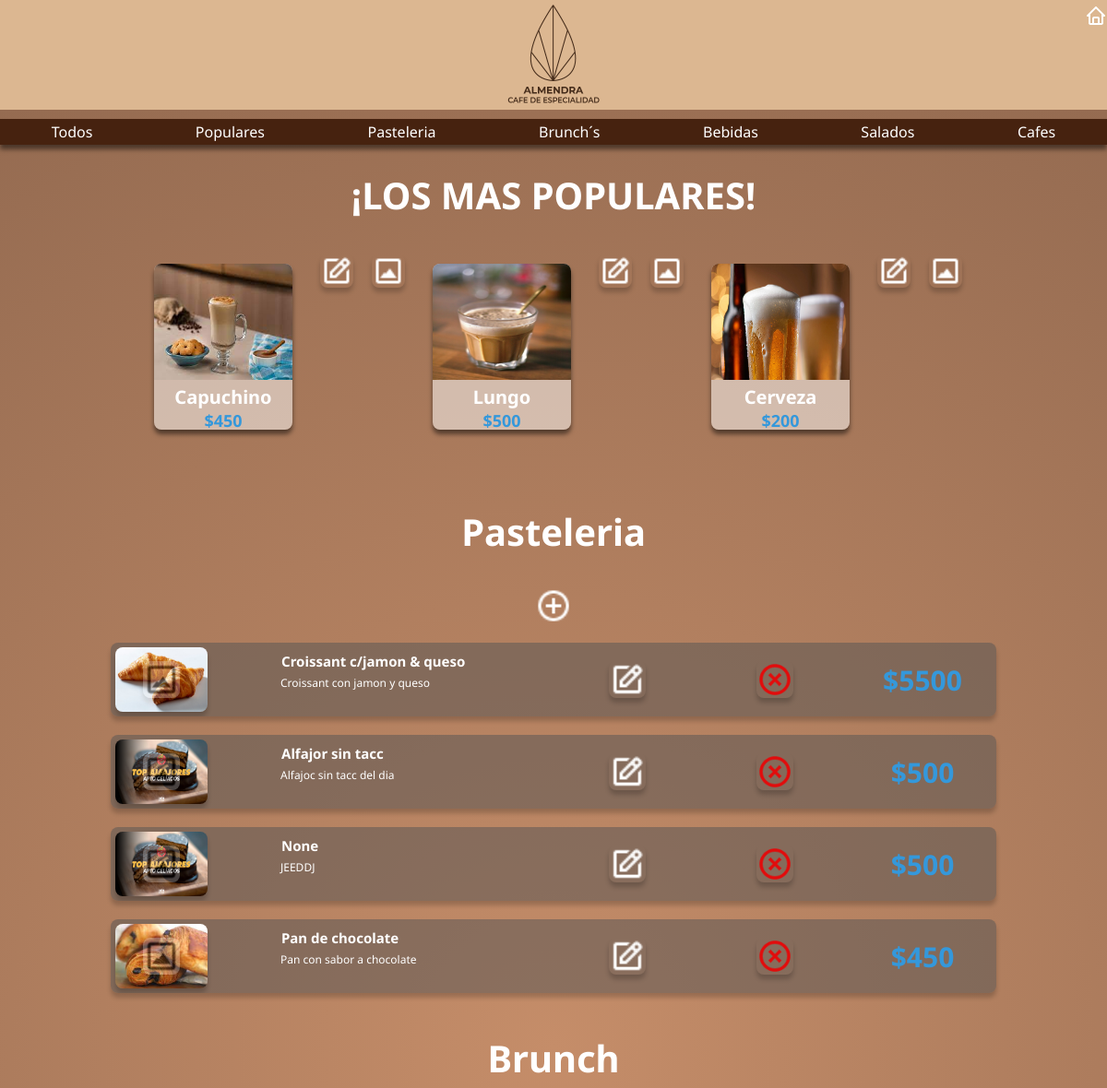
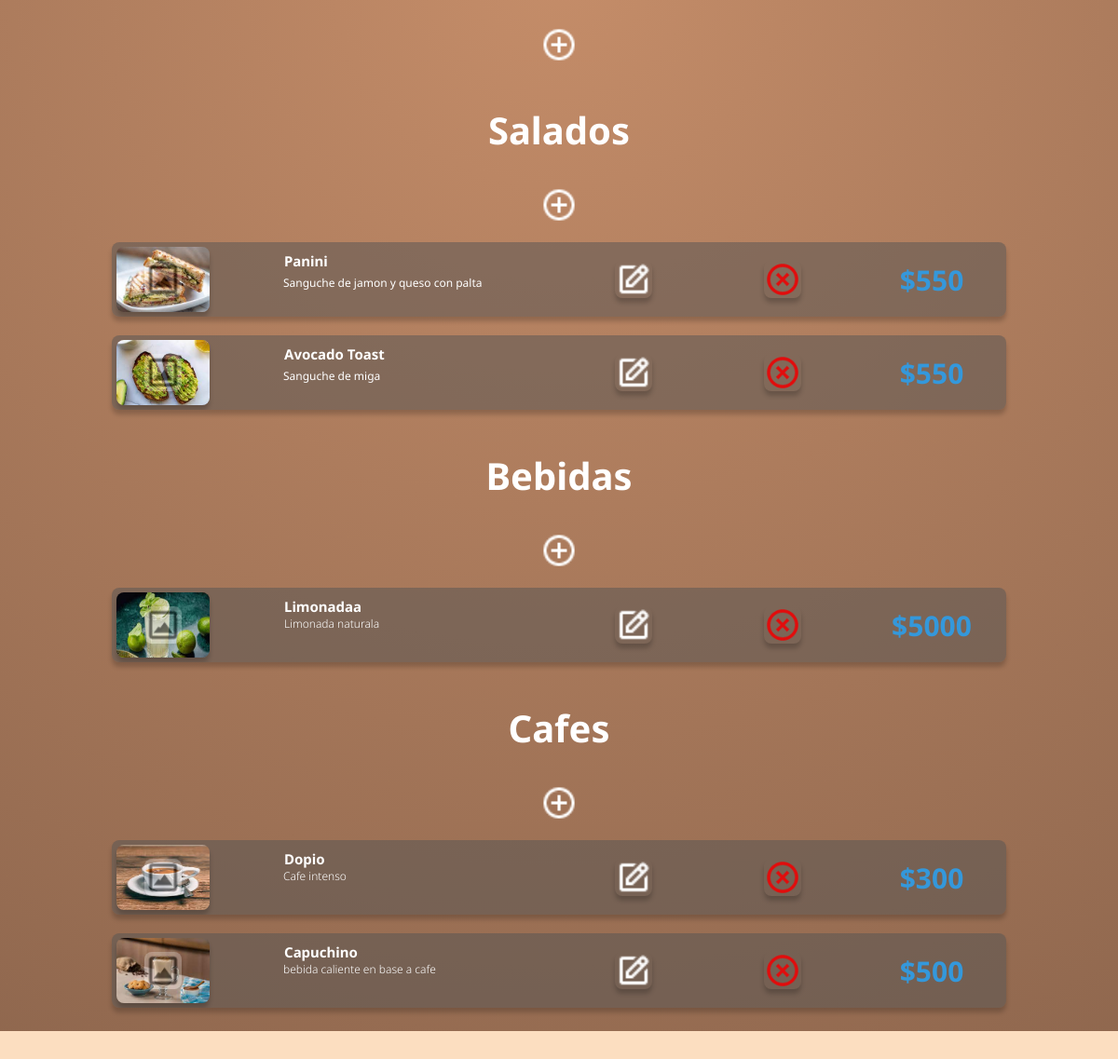
Screenshot of /opciones/ with the database file from the repository (2 pictures, top to bottom).
### almendra_app/models.py (models this page shows)
class populares_model(models.Model):
     imagen = models.ImageField(blank=True, null = True,upload_to='pasteleria/')
     titulo = models.CharField(max_length=42, blank = True, null = True)
     informacion = models.CharField(max_length=184, blank = True, null = True)
     precio = models.CharField(max_length=50, blank = True, null = True)

class pasteleria_model (models.Model):
     imagen = models.ImageField(blank=True, null = True,upload_to='pasteleria/')
     titulo = models.CharField(max_length=50, blank = True, null = True)
     descripcion =  models.CharField(max_length=50, blank = True, null = True)
     informacion = models.CharField(max_length=184, blank = True, null = True)
     precio = models.CharField(max_length=50, blank = True, null = True)

class salados_model (models.Model):
     imagen = models.ImageField(blank=True, null = True,upload_to='salados/')
     titulo = models.CharField(max_length=42, blank = True, null = True)
     descripcion =  models.CharField(max_length=50, blank = True, null = True)
     informacion = models.CharField(max_length=184, blank = True, null = True)
     precio = models.CharField(max_length=50, blank = True, null = True)

class bebidas_model (models.Model):
     imagen = models.ImageField(blank=True, null = True,upload_to='bebidas/')
     titulo = models.CharField(max_length=42, blank = True, null = True)
     descripcion =  models.CharField(max_length=50, blank = True, null = True)
     informacion = models.CharField(max_length=184, blank = True, null = True)
     precio = models.CharField(max_length=50, blank = True, null = True)

class cafes_model(models.Model):
     imagen = models.ImageField(blank=True, null = True,upload_to='cafes/')
     titulo = models.CharField(max_length=42, blank = True, null = True)
     descripcion =  models.CharField(max_length=50, blank = True, null = True)
     informacion = RichTextUploadingField(max_length=184, blank = True, null = True)
     precio = models.CharField(max_length=50, blank = True, null = True)

### almendra_app/views.py (the view)
# urls.py: path('opciones/', opciones, name = 'opciones'),
def opciones (request):
    form = pasteleria_model.objects.all()
    form_brunch = brunch_model.objects.all()
    form_salados = salados_model.objects.all()
    form_bebidas = bebidas_model.objects.all()
    form_cafes = cafes_model.objects.all()
    form_populares = populares_model.objects.all()
    return render (request,'almendra_app/opciones/opciones.html',{'form':form,
                                                              'form_brunch':form_brunch,
                                                              'form_bebidas':form_bebidas,
                                                              'form_salados':form_salados,
                                                              'form_cafes':form_cafes,
                                                              'form_populares': form_populares})

### almendra_app/templates/almendra_app/opciones/opciones.html (shortened to what this page needs)
<!DOCTYPE html>
<html lang="en">
<head>
    {% load static %}
    <link rel="stylesheet" href="{% static 'almendra_app/styles_opciones.css' %}">
</head>
<body>
    {% block header %}
    <header>
        <div class="div_logo">
            <img src="{% static 'almendra_app/img/logo.png' %}" class="logo" >
        </div>
        <div class="div_home">
        <a href="#" id="home_button">
            <img class='home_icon' src="{% static 'almendra_app/icons/home.png' %}" alt="">
        </a>
    </div>
    </header>
    <section class="menu_horizontal">
        <div class="menu_container">
            <a href="{% url 'opciones' %}">Todos</a>
            <a href="{% url 'opciones_populares' %}">Populares</a>
            <a href="{% url 'opciones_pasteleria' %}">Pasteleria</a>
            <a href="{% url 'opciones_brunch' %}">Brunch´s</a>
            <a href="{% url 'opciones_bebidas' %}">Bebidas</a>
            <a href="{% url 'opciones_salados' %}">Salados</a>
            <a href="{% url 'opciones_cafes' %}"">Cafes</a>
        </div>
    </section>
    {% endblock %}
        {% block populares %}
    <h1 class="titulo">¡LOS MAS POPULARES!</h1>
        <div class="container">
                {% for po in form_populares %}
            <div class="targeta">
                <img src="{{ po.imagen.url }}" >
                <h4>{{ po.titulo }}</h4>
                <p>{{ po.precio }}</p>
            </div>
           <a href="#" onclick = 'editarProducto_populares({{ po.id }})'> <img class= 'edit_populares' id= '{{ p.categoria }}' src="{% static 'almendra_app/icons/edit.png' %}" alt=""></a>
           <a href="#" onclick = 'editarProducto_populares_img({{ po.id }})'> <img class= 'edit_img_populares'   src="{% static 'almendra_app/icons/add_img_white.png' %}" alt="" ></a>
            {% endfor %}
{% endblock %}
        </div>
        {% block pasteleria %}
        <section class="mid_pasteleria">
            <h1 class="titulo_pasteleria" id="pasteleria_id">Pasteleria</h1>
            <a href="{% url 'agregar_pasteleria' %}"> <img class= 'plus' src="{% static 'almendra_app/icons/plus.png' %}" alt=""></a>
            {% for p in form %}
            <div class="container_pasteleria">
                 <div class="targeta_pasteleria">
                    {% if p.imagen %}
                    <img src={{ p.imagen.url }}>
                    {% endif %}
                    <h4>{{ p.titulo|safe }}</h4>
                    <p>{{ p.descripcion }}</p>
                    <h3>{{ p.precio }}</h3>
                   <a href="#" onclick = 'editarProducto_img({{ p.id }})'> <img class= 'edit_img'   src="{% static 'almendra_app/icons/add_img.png' %}" alt="" ></a>
                   <a href="#" onclick = 'editarProducto({{ p.id }})'> <img class= 'edit'   src="{% static 'almendra_app/icons/edit.png' %}" alt=""></a>
                   <a href="#" onclick = 'eliminarProducto({{ p.id }})'> <img class= 'delete'id= '{{ p.categoria }}' src="{% static 'almendra_app/icons/delete_red.png' %}" alt=""></a>
                </div>
            </div>
            {% endfor %}
        </section>
    {% endblock %}
    {% block brunch %}
        <section class="mid_brunch">
            <h1 class="titulo_brunch">Brunch</h1>
            <a href="{% url 'agregar_brunch' %}"> <img class= 'plus' src="{% static 'almendra_app/icons/plus.png' %}" alt=""></a>
    </section>
    {% endblock %}
    {% block salados %}
              <section class="mid_salados">
                <h1 class="titulo_salados">Salados</h1>
                <a href="{% url 'agregar_salados' %}"> <img class= 'plus' src="{% static 'almendra_app/icons/plus.png' %}" alt=""></a>
            {% for s in form_salados %}
            <div class="container_salados">
                 <div class="targeta_salados">
                    {% if s.imagen %}
                    <img src={{ s.imagen.url }}>
                    {% endif %}
                    <h4>{{ s.titulo|safe }}</h4>
                    <p>{{ s.descripcion }}</p>
                    <h3>{{ s.precio }}</h3>
                    <a href="#" onclick = 'editarProducto_salados_img({{ s.id }})'> <img class= 'edit_img'   src="{% static 'almendra_app/icons/add_img.png' %}" alt="" ></a>
                   <a href="#" onclick = 'editarProducto_salados({{ s.id }})'> <img class= 'edit'   src="{% static 'almendra_app/icons/edit.png' %}" alt=""></a>
                   <a href="#" onclick = 'eliminarProducto_salados({{ s.id }})'> <img class= 'delete'id= '{{ p.categoria }}' src="{% static 'almendra_app/icons/delete_red.png' %}" alt=""></a>
                </div>
            </div>
            {% endfor %}
        </section>
    {% endblock %}
    {% block bebidas %}
              <section class="mid_bebidas">
                <h1 class="titulo_bebidas">Bebidas</h1>
                <a href="{% url 'agregar_bebidas' %}"> <img class= 'plus' src="{% static 'almendra_app/icons/plus.png' %}" alt=""></a>
            {% for be in form_bebidas %}
            <div class="container_bebidas">
                 <div class="targeta_bebidas">
                    {% if be.imagen %}
                    <img src={{ be.imagen.url }}>
                    {% endif %}
                    <h4>{{ be.titulo|safe }}</h4>
                    <p>{{ be.descripcion }}</p>
                    <h3>{{ be.precio }}</h3>
                   <a href="#" onclick = 'editarProducto_bebidas_img({{ be.id }})'> <img class= 'edit_img'   src="{% static 'almendra_app/icons/add_img.png' %}" alt="" ></a>
                   <a href="#" onclick = 'editarProducto_bebidas({{ be.id }})'> <img class= 'edit'   src="{% static 'almendra_app/icons/edit.png' %}" alt=""></a>
                   <a href="#" onclick = 'eliminarProducto_bebidas({{ be.id }})'> <img class= 'delete'id= '{{ p.categoria }}' src="{% static 'almendra_app/icons/delete_red.png' %}" alt=""></a>
                </div>
            </div>
            {% endfor %}
        </section>
    {% endblock %}
    {% block cafes %}
    <section class="mid_cafes">
        <h1 class="titulo_cafes">Cafes</h1>
        <a href="{% url 'agregar_cafes' %}"> <img class= 'plus' src="{% static 'almendra_app/icons/plus.png' %}" alt=""></a>
  {% for c in form_cafes %}
  <div class="container_cafes">
       <div class="targeta_cafes">
        {% if c.imagen %}
        <img src={{ c.imagen.url }}>
        {% endif %}
          <h4>{{ c.titulo|safe }}</h4>
          <p>{{ c.descripcion }}</p>
          <h3>{{ c.precio }}</h3>
         <a href="#" onclick = 'editarProducto_cafes_img({{ c.id }})'> <img class= 'edit_img'   src="{% static 'almendra_app/icons/add_img.png' %}" alt="" ></a>
         <a href="#" onclick = 'editarProducto_cafes({{ c.id }})'> <img class= 'edit'   src="{% static 'almendra_app/icons/edit.png' %}" alt=""></a>
         <a href="#" onclick = 'eliminarProducto_cafes({{ c.id }})'> <img class= 'delete'id= '{{ p.categoria }}' src="{% static 'almendra_app/icons/delete_red.png' %}" alt=""></a>
      </div>
  </div>
  {% endfor %}
</section>
{% endblock %}
 <footer>
 </footer>
</body>
</html>

### rows the page displays
populares_model: imagen (picture), titulo "Capuchino", precio "$450"
populares_model: imagen (picture), titulo "Lungo", precio "$500"
populares_model: imagen (picture), titulo "Cerveza", precio "$200"
pasteleria_model: imagen (picture), titulo "Croissant c/jamon & queso", descripcion "Croissant con jamon y queso", precio "$5500"
pasteleria_model: imagen (picture), titulo "Alfajor sin tacc", descripcion "Alfajoc sin tacc del dia", precio "$500"
pasteleria_model: imagen (picture), titulo "None", descripcion "JEEDDJ", precio "$500"
pasteleria_model: imagen (picture), titulo "Pan de chocolate", descripcion "Pan con sabor a chocolate"
salados_model: imagen (picture), titulo "Panini", descripcion "Sanguche de jamon y queso con palta", precio "$550"
salados_model: imagen (picture), titulo "Avocado Toast", descripcion "Sanguche de miga", precio "$550"
bebidas_model: imagen (picture), titulo "Limonadaa", descripcion "Limonada naturala", precio "$5000"
cafes_model: imagen (picture), titulo "Dopio", descripcion "Cafe intenso", precio "$300"
cafes_model: imagen (picture), titulo "Capuchino", descripcion "bebida caliente en base a cafe", precio "$500"
